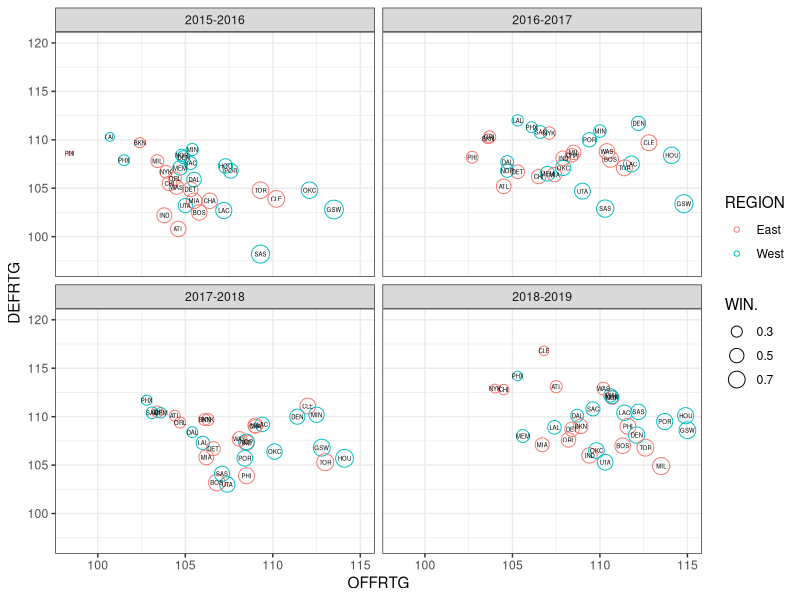

Reproduce this figure in R.
## ---- chunk 1
knitr::opts_chunk$set(echo = FALSE)

## Load packages
library(ggplot2)
library(ggrepel)

## Read data
nba.data <- read.csv("NBA_Team_Data.csv")

## Draw
p1 <- ggplot(data = nba.data, aes(x = OFFRTG, y = DEFRTG)) +
  geom_point(aes(size = WIN., color = REGION),
             shape = 1) + 
  geom_text(aes(label = ABV), size = 1.5) +
  facet_wrap(~SEASON) +
  theme_bw() +
  scale_y_continuous(limits = c(97, 120))
